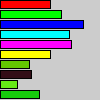
Frame 1 (no input)
Frame 60 (the mouse pressed at the canvas centre just before this capture): identical to frame 1, image omitted
Frame 120 (the mouse held since frame 60 and released just before this capture): identical to frame 1, image omitted

The Processing sketch that drew this single still picture (run headless with seeded random() and noise(); from frame 60 on, the mouse is pressed at the canvas centre):

// Processing sketch: c3_4Darray
// ── c3_4Darray.pde
int[][] x = 
{ 
  {50, 255, 0, 0}, 
  {61, 0, 255, 0}, 
  {83, 0, 0, 255}, 
  {69, 0,255,255},
  {71, 255, 0, 255}, 
  {50, 255, 255, 0}, 
  {29, 100, 200, 0}, 
  {31, 51, 14, 23},
  {17, 102, 234,22}, 
  {39, 23, 204, 12} 
};

void setup() 
{
  size(100, 100);
}

void draw()
{
  fill(0);
  
  for (int i = 0; i < x.length; i++) 
  {
    fill(x[i][1], x[i][2], x[i][3]);
    rect(0, i*10, x[i][0], 8);
  }
}
